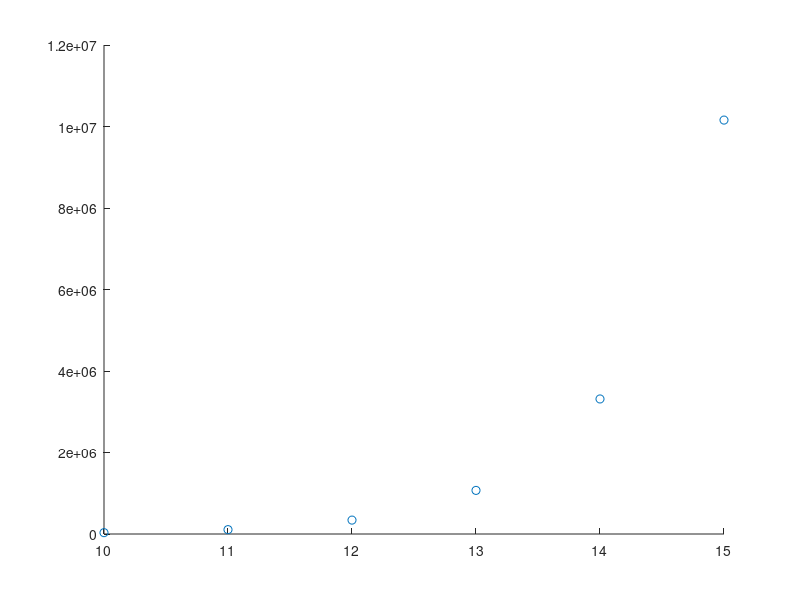

Recreate this plot in MATLAB.
% subpct a
x = zeros(1, 6);
y = zeros(1, 6);
for n = 10:15
    t = zeros(1, n);
    for k = 1:n
        t(k) = -1 + 2 * k / n;
    end
    
    v = vander(t);
    c = cond(v, 'inf')
    
    x(n - 9) = n;
    y(n - 9) = c;
end

scatter(x, y)